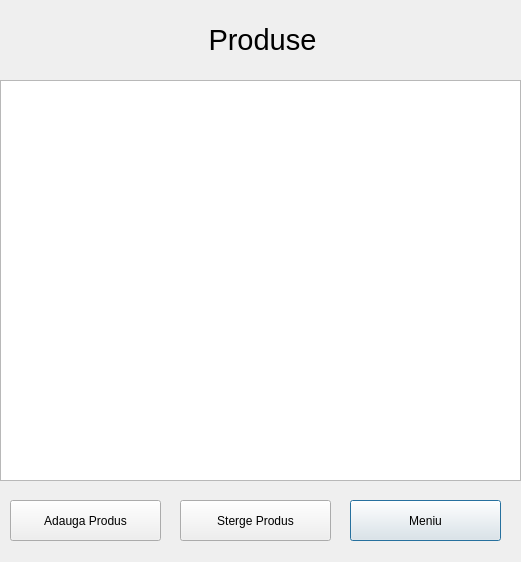
<?xml version="1.0" encoding="UTF-8"?>
<ui version="4.0">
 <class>produse</class>
 <widget class="QDialog" name="produse">
  <property name="geometry">
   <rect>
    <x>0</x>
    <y>0</y>
    <width>521</width>
    <height>562</height>
   </rect>
  </property>
  <property name="windowTitle">
   <string>Dialog</string>
  </property>
  <widget class="QPushButton" name="MeniuProduseButon">
   <property name="geometry">
    <rect>
     <x>350</x>
     <y>500</y>
     <width>151</width>
     <height>41</height>
    </rect>
   </property>
   <property name="text">
    <string>Meniu</string>
   </property>
  </widget>
  <widget class="QPushButton" name="AddProdusButon">
   <property name="geometry">
    <rect>
     <x>10</x>
     <y>500</y>
     <width>151</width>
     <height>41</height>
    </rect>
   </property>
   <property name="text">
    <string>Adauga Produs</string>
   </property>
  </widget>
  <widget class="QLabel" name="label">
   <property name="geometry">
    <rect>
     <x>2</x>
     <y>0</y>
     <width>521</width>
     <height>81</height>
    </rect>
   </property>
   <property name="text">
    <string>&lt;html&gt;&lt;head/&gt;&lt;body&gt;&lt;p&gt;&lt;span style=&quot; font-size:22pt;&quot;&gt;Produse&lt;/span&gt;&lt;/p&gt;&lt;/body&gt;&lt;/html&gt;</string>
   </property>
   <property name="alignment">
    <set>Qt::AlignCenter</set>
   </property>
  </widget>
  <widget class="QPushButton" name="StergeProduseButon">
   <property name="geometry">
    <rect>
     <x>180</x>
     <y>500</y>
     <width>151</width>
     <height>41</height>
    </rect>
   </property>
   <property name="text">
    <string>Sterge Produs</string>
   </property>
  </widget>
  <widget class="QListWidget" name="listWidget">
   <property name="geometry">
    <rect>
     <x>0</x>
     <y>80</y>
     <width>521</width>
     <height>401</height>
    </rect>
   </property>
  </widget>
 </widget>
 <resources/>
 <connections/>
</ui>
